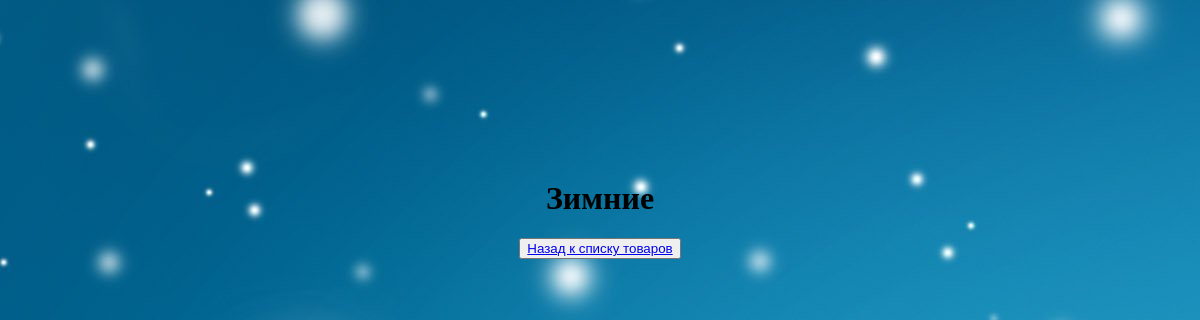
Before: /winter_products/ with the older database file.
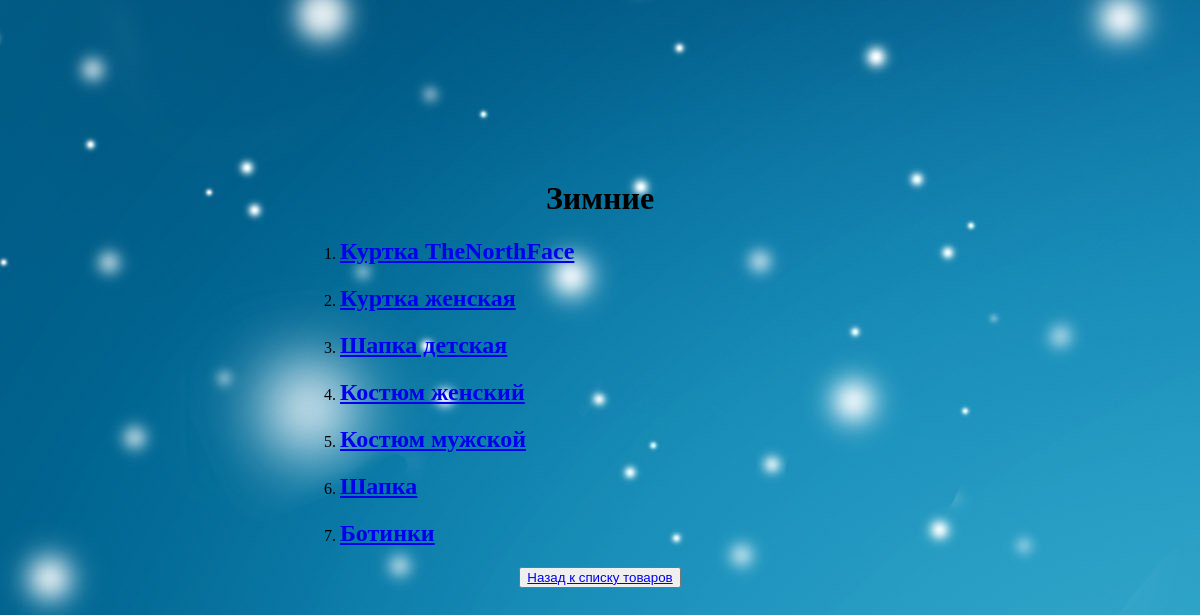
After: the same page with the newer database file.
### cloth/models.py (models this page shows, shortened)
class ProductCL(models.Model):
    name = models.CharField(max_length=100, verbose_name='Введите название товара')
    image = models.ImageField(upload_to='product/')
    tags = models.ManyToManyField(TagCL, related_name='product_tags')

### cloth/views.py (the view)
# urls.py: path('winter_products/', views.ProductWinterView.as_view()),
class ProductWinterView(ListView):
    queryset = models.ProductCL.objects.filter(tags__name='зима')
    template_name = 'cloth/product_winter.html'
    success_url = '/products/'
    def get_queryset(self):
        return models.ProductCL.objects.filter(tags__name='зима')

### templates/cloth/product_winter.html (shortened to what this page needs)
<!DOCTYPE html>
<html lang="en">
<head>
</head>
<body background="/static/photo/winter.jpg" marginwidth="300" marginheight="180">
<h1>
    <center>Зимние</center>
</h1>
<ol>
    {% for i in object_list %}
    <li>
        <a href="/products/{{i.id}}/">
            <h2>{{i.name}}</h2>
        </a>
    </li>
    {% endfor %}
</ol>
<center>
     <button type="submit" ><a href="/products/">Назад к списку товаров</a></button>
</center>
</body>
</html>

Changed rows visible on the page:
added ProductCL: name "Куртка TheNorthFace"
added ProductCL: name "Куртка женская"
added ProductCL: name "Шапка детская"
added ProductCL: name "Костюм женский"
added ProductCL: name "Костюм мужской"
added ProductCL: name "Шапка"
added ProductCL: name "Ботинки"
